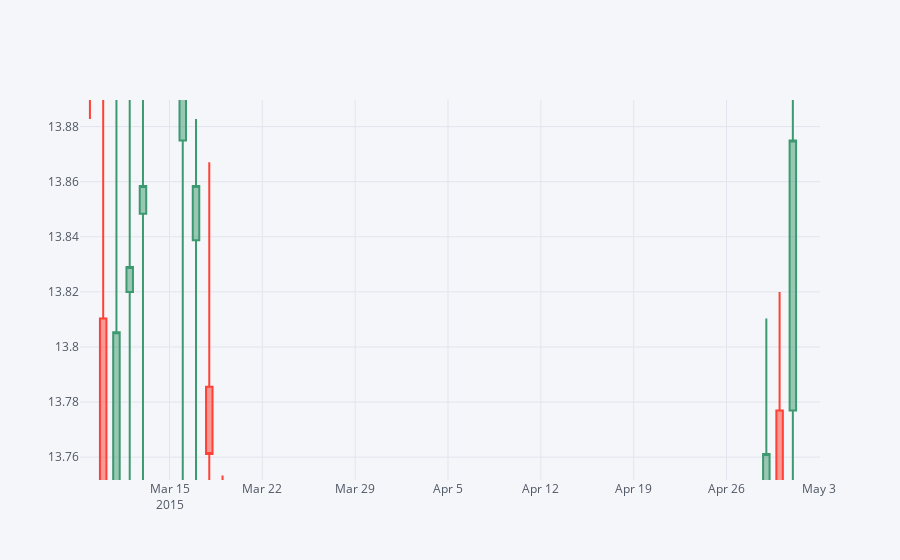

The cell this chart's notebook holds for it:
### Markdown cell above
** Use .iplot(kind='candle) to create a candle plot of Bank of America's stock from Jan 1st 2015 to Jan 1st 2016.**

### Code cell
BAC.index = pd.to_datetime(BAC.index)
BAC = BAC.sort_index()
BAC[['Open', 'High', 'Low', 'Close']].loc['2015-01-01':'2016-01-01'].iplot(kind='candle')

### Figure 1 — Plotly figure (JSON) as saved in the notebook; plotly's stock layout.template omitted (floating-point values rounded to 4 significant figures; data arrays with more than 128 entries replaced by an {"elided": "..."} marker saying what was removed)
{"data": [{"close": {"elided": "252 float values"}, "high": {"elided": "252 float values"}, "low": {"elided": "252 float values"}, "open": {"elided": "252 float values"}, "showlegend": false, "type": "candlestick", "x": {"elided": "252 str values"}, "yaxis": "y2"}], "layout": {"autosize": true, "legend": {"bgcolor": "#F5F6F9", "font": {"color": "#4D5663"}}, "paper_bgcolor": "#F5F6F9", "plot_bgcolor": "#F5F6F9", "title": {"font": {"color": "#4D5663"}}, "xaxis": {"autorange": false, "gridcolor": "#E1E5ED", "range": ["2015-03-08 06:03:07.1557", "2015-05-03 01:07:29.5096"], "rangeslider": {"visible": false, "yaxis2": {}}, "showgrid": true, "tickfont": {"color": "#4D5663"}, "title": {"font": {"color": "#4D5663"}, "text": ""}, "type": "date", "zerolinecolor": "#E1E5ED"}, "yaxis": {"gridcolor": "#E1E5ED", "showgrid": true, "showticklabels": false, "tickfont": {"color": "#4D5663"}, "title": {"font": {"color": "#4D5663"}, "text": ""}, "zerolinecolor": "#E1E5ED"}, "yaxis2": {"autorange": false, "gridcolor": "#E1E5ED", "range": [13.75, 13.89], "showgrid": true, "tickfont": {"color": "#4D5663"}, "title": {"font": {"color": "#4D5663"}, "text": ""}, "zerolinecolor": "#E1E5ED"}}}
